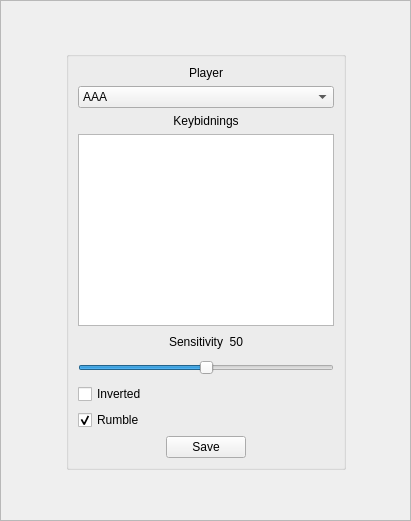
   <widget class="QFrame" name="frame_input">
    <property name="geometry">
     <rect>
      <x>10</x>
      <y>290</y>
      <width>411</width>
      <height>521</height>
     </rect>
    </property>
    <property name="frameShape">
     <enum>QFrame::StyledPanel</enum>
    </property>
    <property name="frameShadow">
     <enum>QFrame::Raised</enum>
    </property>
    <layout class="QHBoxLayout" name="horizontalLayout_7">
     <item>
      <spacer name="horizontalSpacer_9">
       <property name="orientation">
        <enum>Qt::Horizontal</enum>
       </property>
       <property name="sizeHint" stdset="0">
        <size>
         <width>40</width>
         <height>20</height>
        </size>
       </property>
      </spacer>
     </item>
     <item>
      <layout class="QVBoxLayout" name="verticalLayout_6">
       <item>
        <spacer name="verticalSpacer_17">
         <property name="orientation">
          <enum>Qt::Vertical</enum>
         </property>
         <property name="sizeHint" stdset="0">
          <size>
           <width>20</width>
           <height>40</height>
          </size>
         </property>
        </spacer>
       </item>
       <item>
        <widget class="QGroupBox" name="groupBox_16">
         <property name="title">
          <string/>
         </property>
         <layout class="QVBoxLayout" name="verticalLayout_38">
          <item>
           <widget class="QLabel" name="label_16">
            <property name="text">
             <string>Player</string>
            </property>
            <property name="alignment">
             <set>Qt::AlignCenter</set>
            </property>
           </widget>
          </item>
          <item>
           <widget class="QComboBox" name="comboBox_Input">
            <item>
             <property name="text">
              <string>AAA</string>
             </property>
            </item>
            <item>
             <property name="text">
              <string>BBB</string>
             </property>
            </item>
            <item>
             <property name="text">
              <string>CCC</string>
             </property>
            </item>
           </widget>
          </item>
          <item>
           <widget class="QLabel" name="label_10">
            <property name="text">
             <string>Keybidnings</string>
            </property>
            <property name="alignment">
             <set>Qt::AlignCenter</set>
            </property>
           </widget>
          </item>
          <item>
           <widget class="QTableView" name="tableView_Input">
            <property name="showDropIndicator" stdset="0">
             <bool>false</bool>
            </property>
            <property name="alternatingRowColors">
             <bool>false</bool>
            </property>
            <property name="showGrid">
             <bool>false</bool>
            </property>
            <property name="gridStyle">
             <enum>Qt::NoPen</enum>
            </property>
            <property name="sortingEnabled">
             <bool>false</bool>
            </property>
            <attribute name="horizontalHeaderDefaultSectionSize">
             <number>200</number>
            </attribute>
            <attribute name="verticalHeaderVisible">
             <bool>false</bool>
            </attribute>
           </widget>
          </item>
          <item>
           <layout class="QVBoxLayout" name="verticalLayout_16">
            <item>
             <layout class="QHBoxLayout" name="horizontalLayout_16">
              <item>
               <spacer name="horizontalSpacer_38">
                <property name="orientation">
                 <enum>Qt::Horizontal</enum>
                </property>
                <property name="sizeHint" stdset="0">
                 <size>
                  <width>40</width>
                  <height>20</height>
                 </size>
                </property>
               </spacer>
              </item>
              <item>
               <widget class="QLabel" name="label_44">
                <property name="text">
                 <string>Sensitivity</string>
                </property>
                <property name="alignment">
                 <set>Qt::AlignRight|Qt::AlignTrailing|Qt::AlignVCenter</set>
                </property>
               </widget>
              </item>
              <item>
               <widget class="QLabel" name="label_45">
                <property name="maximumSize">
                 <size>
                  <width>40</width>
                  <height>16777215</height>
                 </size>
                </property>
                <property name="text">
                 <string>50</string>
                </property>
                <property name="alignment">
                 <set>Qt::AlignRight|Qt::AlignTrailing|Qt::AlignVCenter</set>
                </property>
               </widget>
              </item>
              <item>
               <spacer name="horizontalSpacer_39">
                <property name="orientation">
                 <enum>Qt::Horizontal</enum>
                </property>
                <property name="sizeHint" stdset="0">
                 <size>
                  <width>40</width>
                  <height>20</height>
                 </size>
                </property>
               </spacer>
              </item>
             </layout>
            </item>
           </layout>
          </item>
          <item>
           <widget class="QSlider" name="horizontalSlider_Input">
            <property name="minimumSize">
             <size>
              <width>0</width>
              <height>20</height>
             </size>
            </property>
            <property name="maximum">
             <number>100</number>
            </property>
            <property name="pageStep">
             <number>1</number>
            </property>
            <property name="value">
             <number>50</number>
            </property>
            <property name="orientation">
             <enum>Qt::Horizontal</enum>
            </property>
           </widget>
          </item>
          <item>
           <widget class="QCheckBox" name="checkBox_Input_Inverted">
            <property name="text">
             <string>Inverted</string>
            </property>
           </widget>
          </item>
          <item>
           <widget class="QCheckBox" name="checkBox_Input_Rumble">
            <property name="text">
             <string>Rumble</string>
            </property>
            <property name="checked">
             <bool>true</bool>
            </property>
           </widget>
          </item>
          <item>
           <layout class="QHBoxLayout" name="horizontalLayout_17">
            <item>
             <spacer name="horizontalSpacer_40">
              <property name="orientation">
               <enum>Qt::Horizontal</enum>
              </property>
              <property name="sizeHint" stdset="0">
               <size>
                <width>40</width>
                <height>20</height>
               </size>
              </property>
             </spacer>
            </item>
            <item>
             <widget class="QPushButton" name="pushButton_Input">
              <property name="styleSheet">
               <string notr="true"/>
              </property>
              <property name="text">
               <string>Save</string>
              </property>
              <property name="iconSize">
               <size>
                <width>16</width>
                <height>16</height>
               </size>
              </property>
             </widget>
            </item>
            <item>
             <spacer name="horizontalSpacer_41">
              <property name="orientation">
               <enum>Qt::Horizontal</enum>
              </property>
              <property name="sizeHint" stdset="0">
               <size>
                <width>40</width>
                <height>20</height>
               </size>
              </property>
             </spacer>
            </item>
           </layout>
          </item>
         </layout>
        </widget>
       </item>
       <item>
        <spacer name="verticalSpacer_4">
         <property name="orientation">
          <enum>Qt::Vertical</enum>
         </property>
         <property name="sizeHint" stdset="0">
          <size>
           <width>20</width>
           <height>40</height>
          </size>
         </property>
        </spacer>
       </item>
      </layout>
     </item>
     <item>
      <spacer name="horizontalSpacer_10">
       <property name="orientation">
        <enum>Qt::Horizontal</enum>
       </property>
       <property name="sizeHint" stdset="0">
        <size>
         <width>14</width>
         <height>20</height>
        </size>
       </property>
      </spacer>
     </item>
    </layout>
   </widget>
